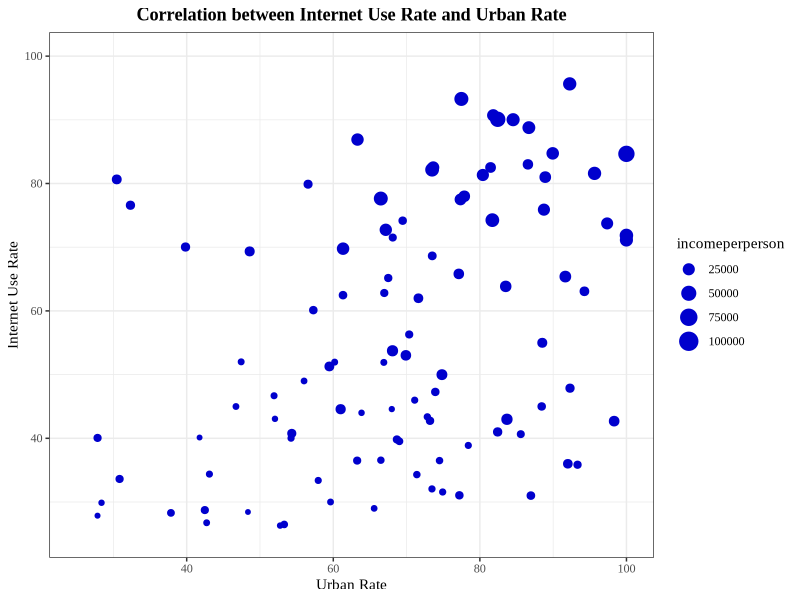
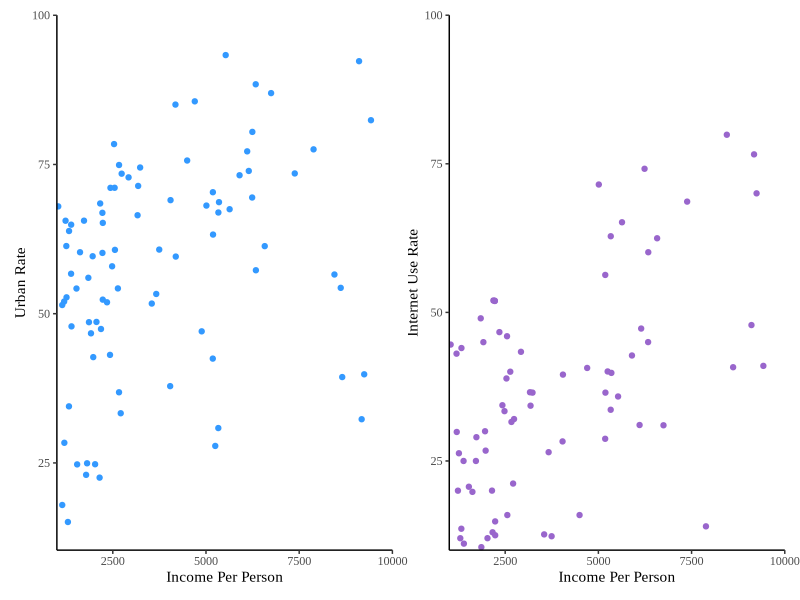

Recreate these plots in R, in order.
# Presentation 2
# Citlaly Cheema
# April 7, 2023

# load packages
library(tidyverse)
library(readxl)
library(patchwork)
library(lubridate)
library(haven)
library(dplyr)
library(ggplot2)

# set directory
setwd('/Users/Citlaly/Desktop/Data Analysis')

# load data
df = read_csv('gapminder_internet.csv')

# summary stats
summary(df)

# internet use rate and urban rate

myplot =
  ggplot(df,  aes(x = urbanrate, y = internetuserate, size = incomeperperson)) +
  xlim(25,100) +
  ylim(25, 100) +
  geom_point(shape = 19, fill = "gray", position = "jitter", color = "mediumblue") +
  theme_bw() +
  labs(x = 'Urban Rate', y = 'Internet Use Rate', title = "Correlation between Internet Use Rate and Urban Rate") +
  theme(
    text = element_text(family='Times New Roman'),
    plot.title = element_text(family='Times New Roman', face = 'bold', hjust = 0.5),
    plot.background = element_rect(fill='white',color=NA)
  )

# save plot
ggsave(
  filename ='myplot.svg',
  plot = myplot,
  height = 5, width = 7, dpi = 500
)


# the income per person vs urban rate
p1 =
  ggplot(df,  aes(x = incomeperperson , y = urbanrate)) +
  xlim(1000,10000)+
  geom_point(shape = 19, fill = "gray", position = "jitter", color = "#3399FF") +
  theme_classic() +
  labs(x = 'Income Per Person', y = 'Urban Rate') +
  coord_cartesian(expand=FALSE) +
  theme(
    text = element_text(family='Times New Roman'),
    plot.title = element_text(family='Times New Roman', face = 'bold', hjust = 0.5),
    plot.background = element_rect(fill='white',color=NA),
)

# the income per person vs internet use rate
p2 =
  ggplot(df,  aes(x = incomeperperson , y = internetuserate)) +
  xlim(1000,10000) +
  ylim(10,100) +
  geom_point(shape = 19, fill = "gray", position = "jitter", color = "#9966CC") +
  theme_classic() +
  labs(x = 'Income Per Person', y = 'Internet Use Rate') +
  coord_cartesian(expand=FALSE) +
  theme(
    text = element_text(family='Times New Roman'),
    plot.title = element_text(family='Times New Roman', face = 'bold', hjust = 0.5),
    plot.background = element_rect(fill='white',color=NA),
  )

# patchwork
p3 = p1 + p2 

ggsave(
  filename ='p3.svg',
  plot = p3,
  height = 5, width = 10, dpi = 400
)



